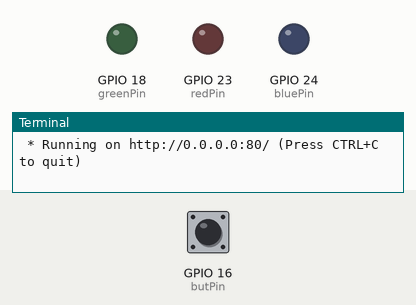
The program below on a simulated Raspberry Pi (BCM pin numbers). Shown: output pins drawn as LEDs (lit = HIGH), the last lines printed to the terminal. The test bench sets the inputs (shaded band); at power-on: GPIO 16 (butPin) LOW. The clock reads 2024-03-15 10:24:30 at power-on unless the program sets it.

Above: at 1.2 s.
1.3 s: GPIO 16 (butPin) pulled HIGH for 0.15 s
At 1.8 s:
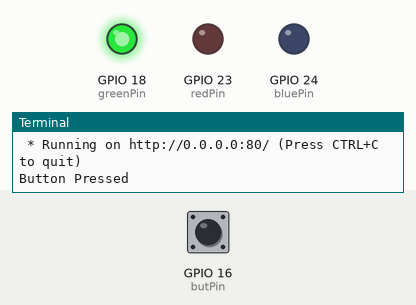
2.9 s: GPIO 16 (butPin) pulled HIGH for 1 s
At 4.2 s:
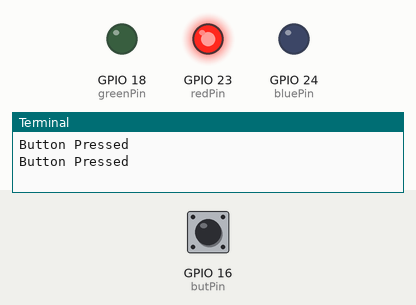
6.9 s: GPIO 16 (butPin) pulled HIGH for 3.2 s
At 7.2 s:
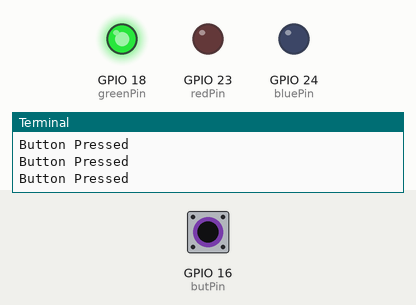
Timing chart, 0 to 9.9 s (numbered marks = the images above; inputs shaded):
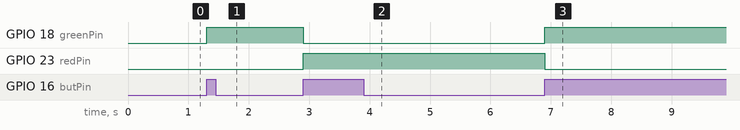

The program:

app.py
```python
from flask import Flask,request,render_template, redirect, url_for
from OnOffButtonLed import OnOffButtonLed
import threading
import logging

log = logging.getLogger('werkzeug')
log.setLevel(logging.ERROR)
app = Flask(__name__)
onOff = OnOffButtonLed()

@app.route('/')
def index():
	return render_template('index.html')

@app.route('/',methods=['POST'])
def post():
	print("Button Posted")
	onOff.toggle()
	return redirect('/')


if __name__ == '__main__':
#	t = threading.Thread(target=onOff.loop)
#	t.daemon=True
#	t.start()
	try:
		app.run(host='0.0.0.0',port=80,debug=False)
                #GPIO.cleanup() # cleanup all GPIO
	except KeyboardInterrupt:
		onOff.cleanup()
	finally:
		onOff.cleanup()
```

OnOffButtonLed.py
```python
import RPi.GPIO as GPIO
import time


class OnOffButtonLed(object):

	def __init__(self):
		self.butPin=16
		self.redPin=23
		self.bluePin=24
		self.greenPin=18
		self.activated=False
		GPIO.setmode(GPIO.BCM)
		GPIO.setup(self.butPin, GPIO.IN, pull_up_down=GPIO.PUD_DOWN)
		GPIO.setup(self.redPin,GPIO.OUT)
		GPIO.setup(self.bluePin,GPIO.OUT)
		GPIO.setup(self.greenPin,GPIO.OUT)
		GPIO.add_event_detect(self.butPin, GPIO.RISING, callback=self.buttonCallback, bouncetime=1000)
		#self.pwm = GPIO.PWM(self.bluePin, 50)
		#self.dc = 0
		GPIO.output(self.redPin,False)
		GPIO.output(self.greenPin,False)
		GPIO.output(self.bluePin,False)

	def buttonCallback(self,channel):
		print("Button Pressed")
		self.toggle()

	def loop(self):
		print("Starting...")
		#self.pwm.start(self.dc)
		i=0
		activated=False
		while True:
			if (GPIO.input(self.butPin)):
				self.toggle()
				time.sleep(1)
			time.sleep(0.1)
			i=i+1
			#self.dc=i%25*4
			#self.pwm.ChangeDutyCycle(self.dc)

	def refresh(self):
		GPIO.output(self.redPin,not self.activated)
		GPIO.output(self.greenPin,self.activated)

	def toggle(self):
		self.activated= not self.activated
		self.refresh()
	def cleanup(self):
		GPIO.cleanup()
```

Measured:
- after the input at 1.3 s, GPIO 18 (greenPin): LOW → HIGH at once
- after the input at 2.9 s, GPIO 18 (greenPin): HIGH → LOW at once; GPIO 23 (redPin): LOW → HIGH at once
- after the input at 6.9 s, GPIO 18 (greenPin): LOW → HIGH at once; GPIO 23 (redPin): HIGH → LOW at once
